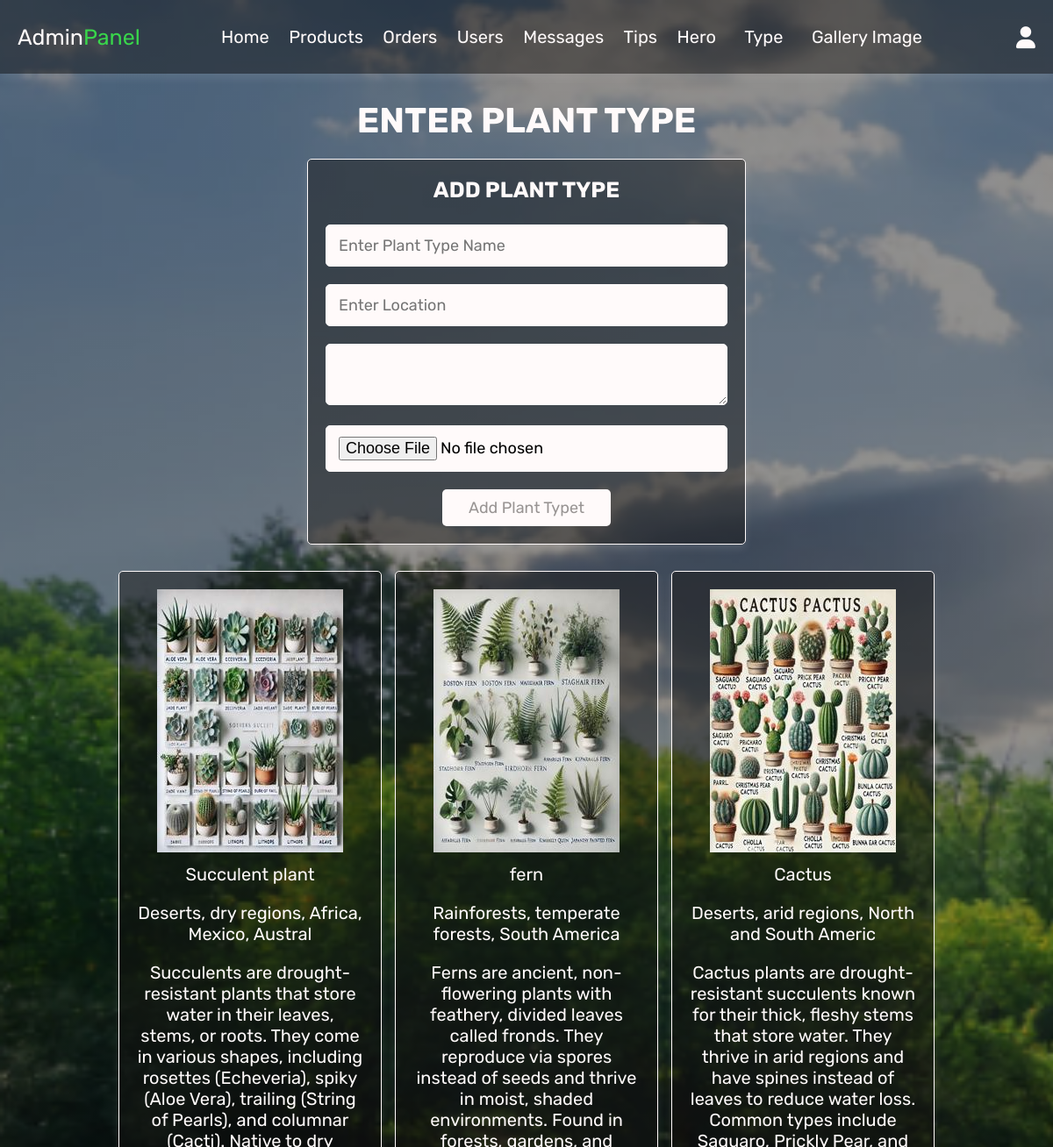
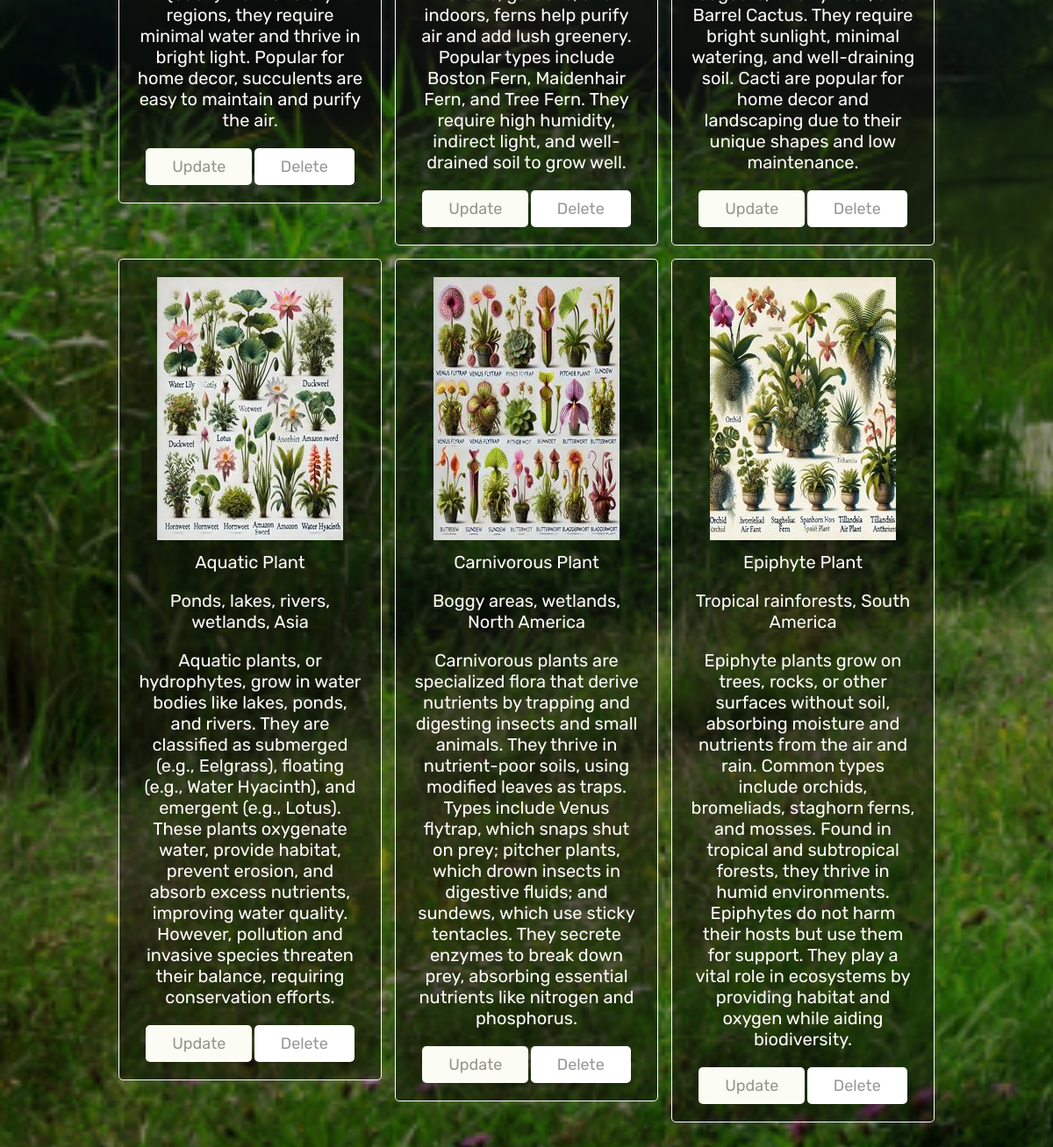
Page /admin_planttype.php (signed in) on the committed database (2 pictures, top to bottom).
### tables this page shows
CREATE TABLE `plant_type` (
  `id` int(10) NOT NULL,
  `plant_type` varchar(25) NOT NULL,
  `location` varchar(45) NOT NULL,
  `description` varchar(500) NOT NULL,
  `image` varchar(20) NOT NULL
);

### admin_planttype.php (the view, shortened to what this page needs)
<?php
include 'config.php';
?>
<!DOCTYPE html>
<html lang="en">
<head>
   <link rel="stylesheet" href="https://cdnjs.cloudflare.com/ajax/libs/font-awesome/6.0.0/css/all.min.css">
   <link rel="stylesheet" href="css/admin_style.css">
</head>
<body>
<?php include 'admin_header.php'; ?>
<section class="add-products">
   <h1 class="title">Enter Plant Type</h1>
   <form action="" method="post" enctype="multipart/form-data">
      <h3>Add Plant Type</h3>
      <input type="text" name="name" class="box" placeholder="Enter Plant Type Name" required  >
      <input type="text" name="name1" class="box" placeholder="Enter Location" required >
      <textarea  name="price" class="box" placeholder="Enter Plant Detail"  required>
        </textarea>
      <input type="file" name="image" accept="image/jpg, image/jpeg, image/png" class="box" required>
      <input type="submit" value="Add Plant Typet" name="add_product" class="btn">
   </form>
</section>
<section class="show-products">
   <div class="box-container">
      <?php
         $select_products = mysqli_query($conn, "SELECT * FROM `plant_type`") or die('query failed');
         if(mysqli_num_rows($select_products) > 0){
            while($fetch_products = mysqli_fetch_assoc($select_products)){
      ?>
      <div class="box">
         <img src="images/<?php echo $fetch_products['image']; ?>" alt="">
         <div class="name"><?php echo $fetch_products['plant_type']; ?></div>
         <div class="name"><?php echo $fetch_products['location']; ?></div>
         <div class="name"><?php echo $fetch_products['description']; ?></div>
         <a href="admin_planttype.php?update=<?php echo $fetch_products['id']; ?>" class="option-btn">Update</a>
         <a href="admin_planttype.php?delete=<?php echo $fetch_products['id']; ?>" class="delete-btn" onclick="return confirm('delete this Plant Type?');">Delete</a>
      </div>
      <?php
         }
      }else{
         echo '<p class="empty">No Plant Type Added Yet!</p>';
      }
      ?>
   </div>
</section>
</body>
</html>

### css/admin_style.css (style rules this page uses)
:root { --purple:#010101; --red:#e5f017; --orange:#fbfcf3; --black:#fffafa; --white:#14120f70; --light-color:#f0e0e0; --light-white:#cccccc; --light-bg:#fffafa; --border:.1rem solid var(--black); --box-shadow:0 .5rem 1rem rgba(255, 255, 255, 0.1); }
* { font-family: 'Rubik', sans-serif; margin:0; padding:0; box-sizing: border-box; outline: none; border:none; text-decoration: none; transition:all .2s linear; }
html { font-size: 62.5%; overflow-x: hidden; }
body { background-image:linear-gradient(to right,rgba(0, 0, 0, 0.43),rgba(0, 0, 0, 0.437)), url(../images/19.png); background-attachment: fixed; background-size: cover; }
section { padding:3rem 2rem; }
.title { text-align: center; margin-bottom: 2rem; text-transform: uppercase; color:var(--black); font-size: 4rem; }
.btn, .option-btn, .delete-btn, .white-btn { display: inline-block; margin-top: 1rem; padding:1rem 3rem; cursor: pointer; color:var(--white); font-size: 1.8rem; border-radius: .5rem; text-transform: capitalize; }
.white-btn, .btn { background-color: var(--light-bg); }
.option-btn { background-color: var(--orange); }
.delete-btn { background-color: white; }
.add-products form { background-color: var(--white); border-radius: .5rem; padding:2rem; text-align: center; box-shadow: var(--box-shadow); border:var(--border); max-width: 50rem; margin:0 auto; }
.add-products form h3 { font-size: 2.5rem; text-transform: uppercase; color:var(--black); margin-bottom: 1.5rem; }
.add-products form .box { width: 100%; background-color: var(--light-bg); border-radius: .5rem; margin:1rem 0; padding:1.2rem 1.4rem; color:black; font-size: 1.8rem; border:var(--border); }
.show-products .box-container { display: grid; grid-template-columns: repeat(auto-fit, 30rem); justify-content: center; gap:1.5rem; max-width: 1200px; margin:0 auto; align-items: flex-start; }
.show-products { padding-top: 0; }
.show-products .box-container .box { text-align: center; padding:2rem; border-radius: .5rem; border:var(--border); box-shadow: var(--box-shadow); background-color: var(--white); }
.show-products .box-container .box img { height: 30rem; }
.show-products .box-container .box .name { padding:1rem 0; font-size: 2rem; color:var(--black); }

### rows in the picture
plant_type: image (picture), plant_type "Succulent plant", location "Deserts, dry regions, Africa, Mexico, Austral", description "Succulents are drought-resistant plants that store water in their leaves, stems, or roots. They come in various shapes, including rosettes (Echeveria), spiky (Aloe Vera), trailing (String of Pearls), and columnar (Cacti). Native to dry regions, they require minimal water and thrive in bright light. Popular for home decor, succulents are easy to maintain and purify the air."
plant_type: image (picture), plant_type "fern", location "Rainforests, temperate forests, South America", description "Ferns are ancient, non-flowering plants with feathery, divided leaves called fronds. They reproduce via spores instead of seeds and thrive in moist, shaded environments. Found in forests, gardens, and indoors, ferns help purify air and add lush greenery. Popular types include Boston Fern, Maidenhair Fern, and Tree Fern. They require high humidity, indirect light, and well-drained soil to grow well."
plant_type: image (picture), plant_type "Cactus", location "Deserts, arid regions, North and South Americ", description "Cactus plants are drought-resistant succulents known for their thick, fleshy stems that store water. They thrive in arid regions and have spines instead of leaves to reduce water loss. Common types include Saguaro, Prickly Pear, and Barrel Cactus. They require bright sunlight, minimal watering, and well-draining soil. Cacti are popular for home decor and landscaping due to their unique shapes and low maintenance."
plant_type: image (picture), plant_type "Aquatic Plant", location "Ponds, lakes, rivers, wetlands, Asia", description "Aquatic plants, or hydrophytes, grow in water bodies like lakes, ponds, and rivers. They are classified as submerged (e.g., Eelgrass), floating (e.g., Water Hyacinth), and emergent (e.g., Lotus). These plants oxygenate water, provide habitat, prevent erosion, and absorb excess nutrients, improving water quality. However, pollution and invasive species threaten their balance, requiring conservation efforts."
plant_type: image (picture), plant_type "Carnivorous Plant", location "Boggy areas, wetlands, North America", description "Carnivorous plants are specialized flora that derive nutrients by trapping and digesting insects and small animals. They thrive in nutrient-poor soils, using modified leaves as traps. Types include Venus flytrap, which snaps shut on prey; pitcher plants, which drown insects in digestive fluids; and sundews, which use sticky tentacles. They secrete enzymes to break down prey, absorbing essential nutrients like nitrogen and phosphorus."
plant_type: image (picture), plant_type "Epiphyte Plant", location "Tropical rainforests, South America", description "Epiphyte plants grow on trees, rocks, or other surfaces without soil, absorbing moisture and nutrients from the air and rain. Common types include orchids, bromeliads, staghorn ferns, and mosses. Found in tropical and subtropical forests, they thrive in humid environments. Epiphytes do not harm their hosts but use them for support. They play a vital role in ecosystems by providing habitat and oxygen while aiding biodiversity."
